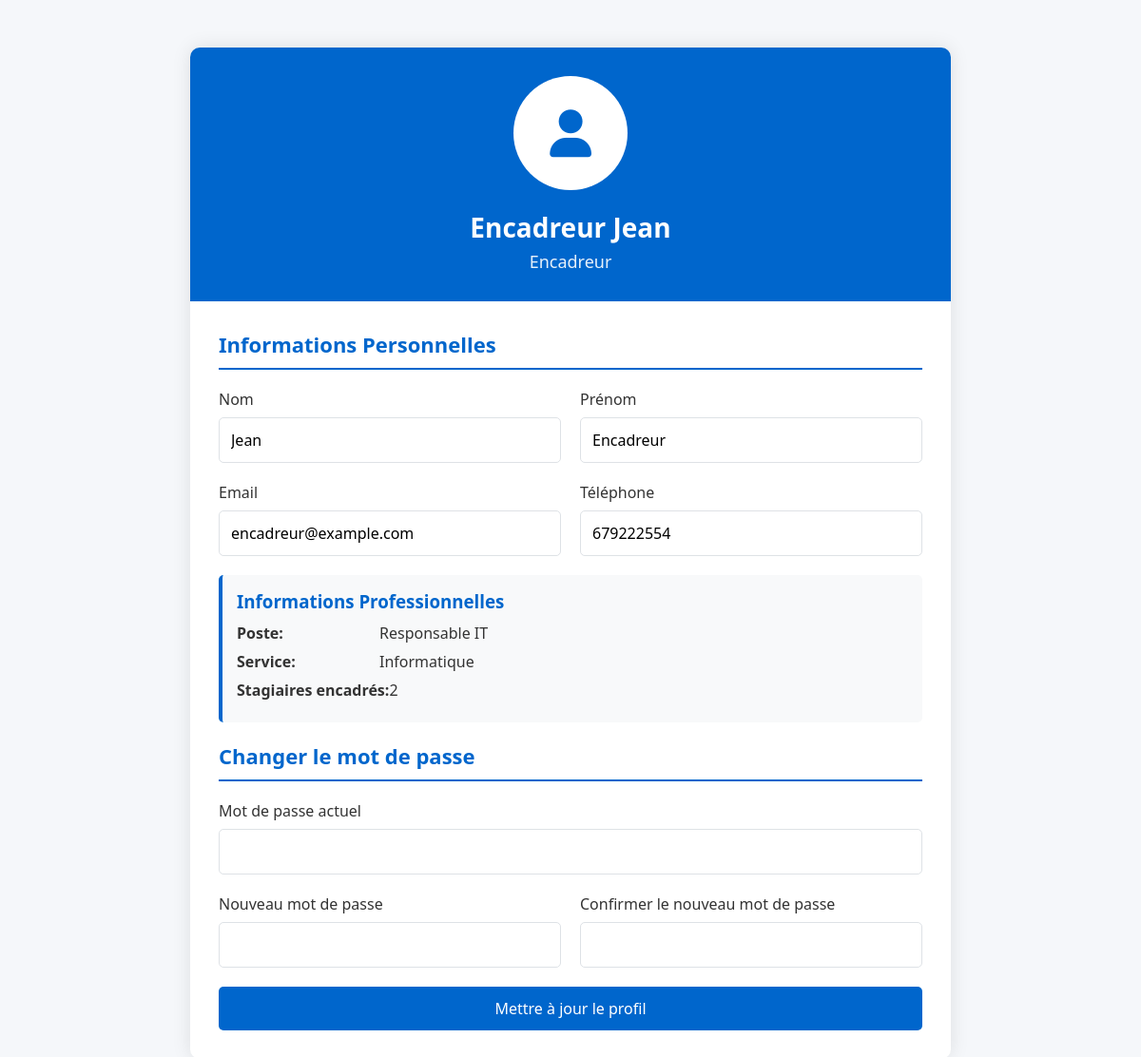
/profil.php (signed in), run on the app's committed database.
### tables this page shows
CREATE TABLE `encadreur` (
  `id_utilisateur` int(11) NOT NULL,
  `poste` varchar(100) DEFAULT NULL,
  `service` varchar(100) DEFAULT NULL
);

CREATE TABLE `utilisateurs` (
  `id` int(11) NOT NULL,
  `nom` varchar(50) NOT NULL,
  `prenom` varchar(50) NOT NULL,
  `email` varchar(100) NOT NULL,
  `password` varchar(255) NOT NULL,
  `role` enum('stagiaire','encadreur','admin') NOT NULL,
  `statut` enum('actif','bloque') NOT NULL DEFAULT 'actif',
  `sex` enum('M','F') NOT NULL DEFAULT 'M',
  `telephone` varchar(20) DEFAULT NULL,
  `encadreur_id` int(11) DEFAULT NULL
);

### classes/Utilisateur.php (called while the page is built, shortened)
<?php
class Utilisateur {
    private $id;
    public function __construct($user_id) {
        $this->id = $user_id;
    }
    public function getProfileData() {
        $db = Database::getConnection();
        $role = $_SESSION['role'];
        $query = "SELECT u.*";
        if ($role === 'stagiaire') {
            $query .= ", s.filiere, s.niveau, s.date_debut, s.date_fin,
                       e.prenom AS encadreur_prenom, e.nom AS encadreur_nom
                       FROM utilisateurs u
                       LEFT JOIN stagiaire s ON u.id = s.id_utilisateur
                       LEFT JOIN utilisateurs e ON s.encadreur_id = e.id
                       WHERE u.id = ?";
        } elseif ($role === 'encadreur') {
            $query .= ", enc.poste, enc.service,
                       (SELECT COUNT(*) FROM stagiaire WHERE encadreur_id = u.id) AS nb_stagiaires
                       FROM utilisateurs u
                       LEFT JOIN encadreur enc ON u.id = enc.id_utilisateur
                       WHERE u.id = ?";
        } else {
            $query .= " FROM utilisateurs u WHERE u.id = ?";
        }
        $stmt = $db->prepare($query);
        $stmt->bind_param("i", $this->id);
        $stmt->execute();
        $result = $stmt->get_result();
        return $result->fetch_assoc();
    }
}

### profil.php (the view, shortened to what this page needs)
<?php
require_once 'classes/Utilisateur.php';
$user_id = $_SESSION['user_id'];
$role = $_SESSION['role'];
$utilisateur = new Utilisateur($user_id);
$user_data = $utilisateur->getProfileData();
?>
<!DOCTYPE html>
<html lang="fr">
<head>
    <link href="https://cdnjs.cloudflare.com/ajax/libs/font-awesome/6.0.0/css/all.min.css" rel="stylesheet">
</head>
<body>
    <div class="profile-container">
        <div class="profile-header">
            <div class="profile-avatar">
                <i class="fas fa-user"></i>
            </div>
            <h1 class="profile-name"><?php echo htmlspecialchars($user_data['prenom'] . ' ' . $user_data['nom']); ?></h1>
            <div class="profile-role"><?php echo ucfirst($role); ?></div>
        </div>
        <div class="profile-body">
            <h2 class="section-title">Informations Personnelles</h2>
            <form method="POST">
                <div class="form-row">
                    <div class="form-group">
                        <label for="nom">Nom</label>
                        <input type="text" id="nom" name="nom"
                               value="<?php echo htmlspecialchars($user_data['nom']); ?>" required>
                    </div>
                    <div class="form-group">
                        <label for="prenom">Prénom</label>
                        <input type="text" id="prenom" name="prenom"
                               value="<?php echo htmlspecialchars($user_data['prenom']); ?>" required>
                    </div>
                </div>
                <div class="form-row">
                    <div class="form-group">
                        <label for="email">Email</label>
                        <input type="email" id="email" name="email"
                               value="<?php echo htmlspecialchars($user_data['email']); ?>" required>
                    </div>
                    <div class="form-group">
                        <label for="telephone">Téléphone</label>
                        <input type="tel" id="telephone" name="telephone"
                               value="<?php echo htmlspecialchars($user_data['telephone']); ?>">
                    </div>
                </div>
                <?php if ($role === 'stagiaire'): ?>
                    <div class="info-card">
                        <h3>Informations de Stage</h3>
                        <div class="info-item">
                            <span class="info-label">Filière:</span>
                            <span><?php echo htmlspecialchars($user_data['filiere'] ?? 'Non spécifié'); ?></span>
                        </div>
                        <div class="info-item">
                            <span class="info-label">Niveau:</span>
                            <span><?php echo htmlspecialchars($user_data['niveau'] ?? 'Non spécifié'); ?></span>
                        </div>
                        <div class="info-item">
                            <span class="info-label">Période:</span>
                            <span>
                                <?php echo htmlspecialchars(
                                    ($user_data['date_debut'] ? date('d/m/Y', strtotime($user_data['date_debut'])) : '?') .
                                    ' - ' .
                                    ($user_data['date_fin'] ? date('d/m/Y', strtotime($user_data['date_fin'])) : '?')
                                ); ?>
                            </span>
                        </div>
                        <div class="info-item">
                            <span class="info-label">Encadreur:</span>
                            <span>
                                <?php echo htmlspecialchars(
                                    ($user_data['encadreur_prenom'] ?? '') . ' ' .
                                    ($user_data['encadreur_nom'] ?? 'Non attribué')
                                ); ?>
                            </span>
                        </div>
                    </div>
                <?php elseif ($role === 'encadreur'): ?>
                    <div class="info-card">
                        <h3>Informations Professionnelles</h3>
                        <div class="info-item">
                            <span class="info-label">Poste:</span>
                            <span><?php echo htmlspecialchars($user_data['poste'] ?? 'Non spécifié'); ?></span>
                        </div>
                        <div class="info-item">
                            <span class="info-label">Service:</span>
                            <span><?php echo htmlspecialchars($user_data['service'] ?? 'Non spécifié'); ?></span>
                        </div>
                        <div class="info-item">
                            <span class="info-label">Stagiaires encadrés:</span>
                            <span><?php echo $user_data['nb_stagiaires'] ?? 0; ?></span>
                        </div>
                    </div>
                <?php endif; ?>
                <h2 class="section-title">Changer le mot de passe</h2>
                <div class="form-group">
                    <label for="current_password">Mot de passe actuel</label>
                    <input type="password" id="current_password" name="current_password">
                </div>
                <div class="form-row">
                    <div class="form-group">
                        <label for="new_password">Nouveau mot de passe</label>
                        <input type="password" id="new_password" name="new_password">
                    </div>
                    <div class="form-group">
                        <label for="confirm_password">Confirmer le nouveau mot de passe</label>
                        <input type="password" id="confirm_password" name="confirm_password">
                    </div>
                </div>
                <button type="submit" class="btn btn-block">Mettre à jour le profil</button>
            </form>
        </div>
    </div>
</body>
</html>

### profil.php (style rules this page uses)
:root { --primary-color: #0066cc; --secondary-color: #f8f9fa; --danger-color: #dc3545; --success-color: #28a745; --text-color: #333; --border-color: #dee2e6; }
* { box-sizing: border-box; margin: 0; padding: 0; font-family: 'Segoe UI', Tahoma, Geneva, Verdana, sans-serif; }
body { background-color: #f5f7fa; color: var(--text-color); }
.profile-container { max-width: 800px; margin: 50px auto; background: white; border-radius: 10px; box-shadow: 0 0 20px rgba(0, 0, 0, 0.1); overflow: hidden; }
.profile-header { background: var(--primary-color); color: white; padding: 30px; text-align: center; position: relative; }
.profile-avatar { width: 120px; height: 120px; border-radius: 50%; background: white; margin: 0 auto 20px; display: flex; align-items: center; justify-content: center; font-size: 50px; color: var(--primary-color); }
.profile-name { font-size: 28px; margin-bottom: 5px; }
.profile-role { font-size: 18px; opacity: 0.9; }
.profile-body { padding: 30px; }
.section-title { font-size: 22px; margin-bottom: 20px; padding-bottom: 10px; border-bottom: 2px solid var(--primary-color); color: var(--primary-color); }
.form-group { margin-bottom: 20px; }
label { display: block; margin-bottom: 8px; font-weight: 500; }
input[type="text"], input[type="email"], input[type="tel"], input[type="password"], select { width: 100%; padding: 12px; border: 1px solid var(--border-color); border-radius: 5px; font-size: 16px; transition: border-color 0.3s; }
.form-row { display: flex; gap: 20px; margin-bottom: 20px; }
.form-row .form-group { flex: 1; margin-bottom: 0; }
.btn { display: inline-block; padding: 12px 25px; background: var(--primary-color); color: white; border: none; border-radius: 5px; cursor: pointer; font-size: 16px; font-weight: 500; transition: background 0.3s; }
.btn-block { display: block; width: 100%; }
.info-card { background: var(--secondary-color); border-left: 4px solid var(--primary-color); padding: 15px; margin-bottom: 20px; border-radius: 5px; }
.info-card h3 { margin-bottom: 10px; color: var(--primary-color); }
.info-item { display: flex; margin-bottom: 8px; }
.info-label { font-weight: 600; min-width: 150px; }

### data on the page
encadreur: id_utilisateur.nom "Encadreur Jean", nom "Jean", prenom "Encadreur", email "encadreur@example.com", telephone "679222554", poste "Responsable IT", service "Informatique"

### other printed values
$role "Encadreur"
$user_data['nb_stagiaires'] "2"
